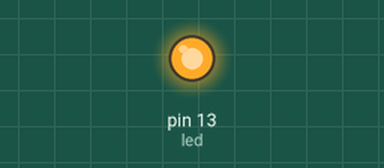
This sketch was run on a simulated Arduino Uno, built with avr-gcc and run on an emulated ATmega328P. On the bench: output pins drawn as LEDs (lit = HIGH). Random numbers use the default seed unless the sketch sets one. At 0.0 s the program stops and its outputs stay as they are.

Above: at 0.1 s.
Timing chart, 0 to 1.5 s (numbered marks = the images above):
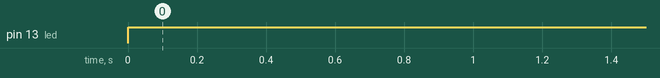

The sketch:

random_lights.ino
```cpp
/* *****************************
 * Playing with Random Numbers
 * Paul Hartman
 * January 2021
 * *****************************
 *
 * Experimentation script playing with random numbers as to use as a timer.
 * The idea is to use the random number generator to decide to do something
 * and then how long to do that something for.
 *
 * I have no fucking idea what I am doing.
 *
 * for this file I am planning on using the ArduinoIDE as my compliler
 *
 */

#include <arduino.h> // Won't need this

// Define the led
const int led = 13;

//Random number Variables
unsigned long randTime = 0;
unsigned long randOff = 0;

// long randLED = 0;

unsigned long previousMillis = 0;
unsigned long clock = 0;


void setup(){
	// if analog input pin 0 is unconnected, random analog
	// noise will cause the call to randomSeed() to generate
	// different seed numbers each time the sketch runs.
    // randomSeed() will then shuffle the random function.

	randomSeed(analogRead(A0));
	// Setup the LED
	pinMode(led, OUTPUT);


}

void loop(){
	// Each time the loop starts i should pick a random amount of time
	// to light the LED
	int randTime = random(500, 1001);
	int randOFF = random(500, 1001);
        clock = millis;
	// If
	while (clock - previousMillis >= randTime) {
		digitalWrite (led, HIGH);
	}
	if (clock - previousMillis >= randOff){
		digitalWrite (led, LOW);
	}
        previousMillis = clock;

		// Somehow I don't think this will work.
		// lets try this in TinkerCad
}
```

Measured:
- by itself, pin 13 (led): LOW → HIGH at 0.00 s
